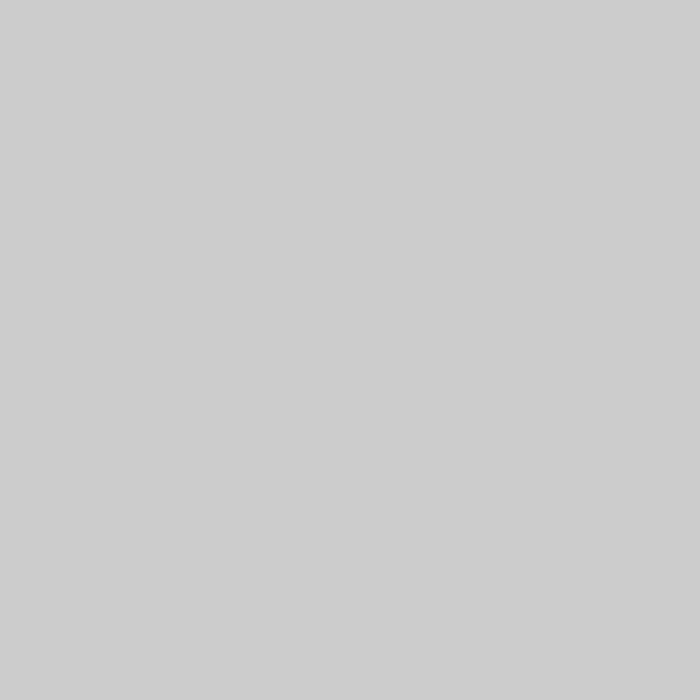
Frame 1 (no input)
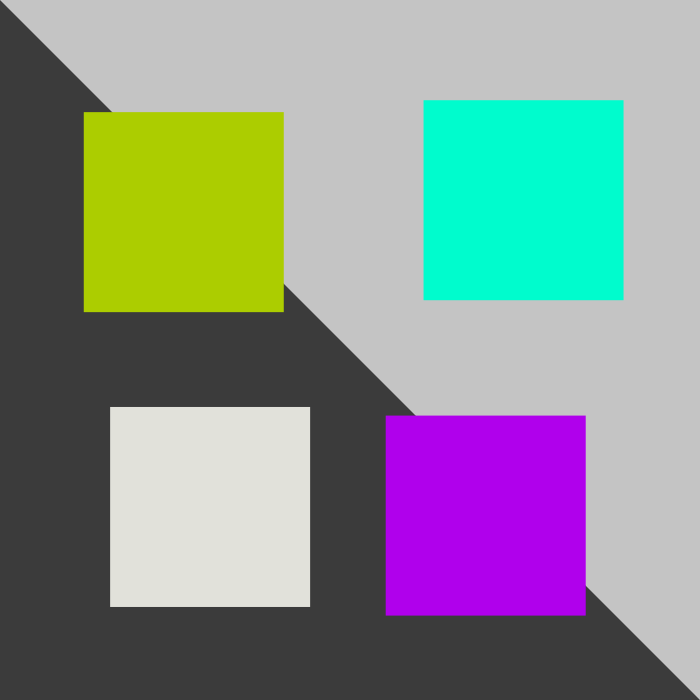
Frame 60 (the mouse pressed at the canvas centre just before this capture)
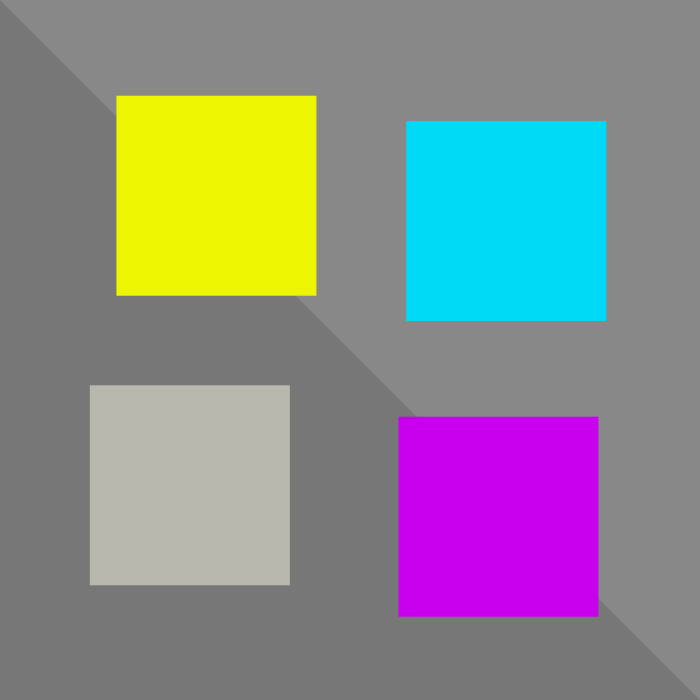
Frame 120 (the mouse held since frame 60 and released just before this capture)

The Processing sketch that drew these frames (run headless with seeded random() and noise(); from frame 60 on, the mouse is pressed at the canvas centre):

// Processing sketch: processing_158996
// ── processing_158996.pde

int timer = 0;
float rand1a = 0;
float rand1b = 0;
float rand2a = 0;
float rand2b = 0;
float rand3a = 0;
float rand3b = 0;
float rand4a = 0;
float rand4b = 0;
float bw = 0;
float check = 0;


void setup() {
  size(700,700);
  
}

void draw(){
  if (timer > 2) {

  background(255-bw);
  fill(bw);
  triangle(0,0,0,800,800,800);
  rand1a = random(100);
  rand1b = random(100);
  rand2a = random(100);
  rand2b = random(100);
  rand3a = random(100);
  rand3b = random(100);
  rand4a = random(100);
  rand4b = random(100);
  noStroke();
  fill(155+rand1a,155+rand2b,0);
  rect(75+(rand1a*.5),75+(rand1b*.5),200,200);
  fill(0,155+rand2a,155+rand2b);
  rect(375+(rand2a*.5),75+(rand2b*.5),200,200);
  fill(155+rand3a,0,155+rand3b);
  rect(375+(rand3a*.5),375+(rand3b*.5),200,200);
  fill(155+rand4a,155+rand4a,155+rand4b);
  rect(75+(rand4a*.5),375+(rand4b*.5),200,200);
  timer = 0;
  }
  else{
    timer = timer +1;
    
  }
  if (check==0){
    if (bw < 255){
      bw = bw+1;
    }
    else{ check=1;
  }
  }
  else{
    if (bw>0){
      bw = bw-1;
    }
    else{ check=0;
    }
  }
}
